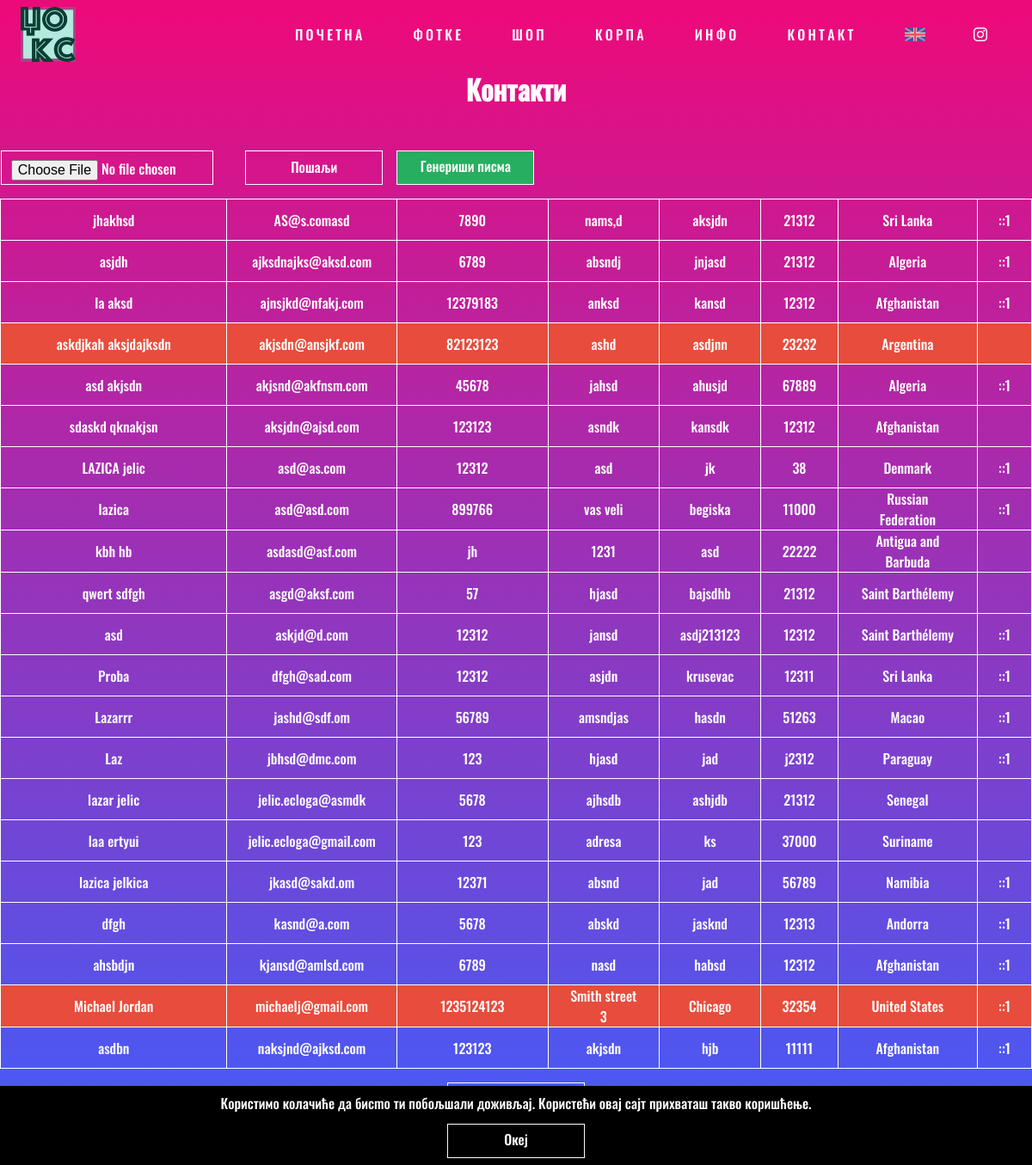
/pages/manage?type=4 (signed in), run on the app's committed database.
### tables this page shows
CREATE TABLE `purchases` (
  `id` int(11) NOT NULL,
  `hash` varchar(32) NOT NULL,
  `name` varchar(100) DEFAULT NULL,
  `email` varchar(30) NOT NULL,
  `phone` varchar(20) NOT NULL,
  `address` varchar(30) NOT NULL,
  `zip` varchar(5) NOT NULL,
  `city` varchar(30) NOT NULL,
  `country` varchar(5) NOT NULL,
  `method` int(11) NOT NULL,
  `ip` varchar(20) NOT NULL,
  `shipping_company` varchar(30) NOT NULL,
  `shipping_number` varchar(30) NOT NULL,
  `date_submitted` timestamp NOT NULL DEFAULT CURRENT_TIMESTAMP ON UPDATE CURRENT_TIMESTAMP,
  `confirmed` tinyint(1) NOT NULL DEFAULT '0',
  `shipped` tinyint(1) NOT NULL DEFAULT '0',
  `valid` tinyint(1) NOT NULL DEFAULT '1',
  `subscribed` tinyint(1) NOT NULL DEFAULT '1'
);

### logic/functions.php (called while the page is built, shortened)
<?php
	function get_country($code) {
		require("../ui/country_list.php");
		foreach($country_list as $key => $value) {
			if(strcasecmp($key, $code) == 0) {
				return $value;
			}
		}
		return $code;
	}
?>

### ui/manage_contacts.php (the view)
<h1><?php echo $string["manage"]["contacts"]; ?></h1>
<table>
	<form action="../actions/contact_newsletter" method="POST" enctype="multipart/form-data">
		<td class="no-border"><input name="message" type="file" autofocus required/></td>
		<td class="no-border"><input class="button" type="submit" value="<?php echo $string['manage']['send']; ?>"/></td>
		<td class="no-border"><a class="button green" href="../actions/contact_letters"><?php echo $string['manage']['letters']; ?></a></td>
	</form>
	<?php
		$cmd = "SELECT * FROM purchases GROUP BY email";
		$result = mysqli_query($connect, $cmd);
		while($row = mysqli_fetch_array($result)) {
			echo '<tr ';
			if($row['subscribed'] == 0) {
				echo 'class="red" ';
			}
			echo '>';
			echo '<td>' . $row['name'] . '</td>';
			echo '<td>' . $row['email'] . '</td>';
			echo '<td>' . $row['phone'] . '</td>';
			echo '<td>' . $row['address'] . '</td>';
			echo '<td>' . $row['city'] . '</td>';
			echo '<td>' . $row['zip'] . '</td>';
			echo '<td>' . get_country($row['country']) . '</td>';
			echo '<td>' . $row['ip'] . '</td>';
			echo '</tr>';
		}
	?>
</table>

### css/main.css (style rules this page uses)
:root { --color-dark: #000000; --color-light: #ffffff; --color-pink: #ee0979; --color-purple: #3f5efb; --color-red: #e74c3c; --color-green: #27ae60; --color-dimmed: rgba(0, 0, 0, 0.4); }
*, *:after, *:before { margin: 0; padding: 0; -webkit-box-sizing: border-box; -moz-box-sizing: border-box; box-sizing: border-box; }
body, html { width: 100%; max-height: 100% !important; padding: 0; margin: 0; background: linear-gradient(var(--color-pink), var(--color-purple)); background-repeat: no-repeat; background-attachment: fixed; color: var(--color-light); }
body, input, textarea, select { font-family: 'Oswald', sans-serif; }
a { color: var(--color-light); outline: none; text-decoration: none !important; transition: 500ms ease; -moz-transition: 500ms ease; -webkit-transition: 500ms ease; -ms-transition: 500ms ease; -o-transition: 500ms ease; border-bottom: 0; padding-bottom: 0.3em; }
p, a, span, h1, h2 { -webkit-font-smoothing: antialiased; -moz-osx-font-smoothing: grayscale; text-shadow: rgba(0,0,0,.01) 0 0 1px; }
h1 { font-size: 2em; text-align: center; margin-top: 1em; margin-bottom: 1em; }
form { margin: 0 auto; width: 50%; overflow: hidden; }
input, textarea, label span, select { background-color: transparent; width: 100%; max-width: 100%; height: 2.5em; margin-bottom: 1em; padding-left: 0.7em; border: 1px solid var(--color-light); border-radius: 1px; font-size: 1em; font-weight: 300; transition: 500ms ease; -moz-transition: 500ms ease; -webkit-transition: 500ms ease; -ms-transition: 500ms ease; -o-transition: 500ms ease; -webkit-appearance: none; -webkit-border-radius: 0; border-radius: 0; display: inline-block; color: var(--color-light); opacity: 1; }
input[type=file] { padding-top: 0.5em; }
.button { float: right; text-align: center; display: block; width: 10em; height: 2.5em; line-height: 2.2em; color: var(--color-light); border: 1px solid var(--color-light); background-color: transparent; padding : 0 !important; transition: 500ms ease; -moz-transition: 500ms ease; -webkit-transition: 500ms ease; -ms-transition: 500ms ease; -o-transition: 500ms ease; }

### css/manage.css (style rules this page uses)
table { width: auto; margin: 0 auto; border-collapse: collapse; border-spacing: 0; margin-bottom: 1em; }
td { padding: 0 1.5em; height: 3em; text-align: center; border: 1px solid var(--color-light); }
td > form, td > input, td > select, td > textarea, td > .button { margin: 1em auto; }
.red { background: #e74c3c; }
.green { background: #27ae60; }
.no-border { border: none; padding: 0; margin: 0; padding-right: 1em; }

### data on the page
purchases: name "jhakhsd", email "AS@s.comasd", phone "7890", address "nams,d", city "aksjdn", zip "21312", country "Sri Lanka", ip "::1"
purchases: name "asjdh", email "ajksdnajks@aksd.com", phone "6789", address "absndj", city "jnjasd", zip "21312", country "Algeria", ip "::1"
purchases: name "la aksd", email "ajnsjkd@nfakj.com", phone "12379183", address "anksd", city "kansd", zip "12312", country "Afghanistan", ip "::1"
purchases: name "askdjkah aksjdajksdn", email "akjsdn@ansjkf.com", phone "82123123", address "ashd", city "asdjnn", zip "23232", country "Argentina"
purchases: name "asd akjsdn", email "akjsnd@akfnsm.com", phone "45678", address "jahsd", city "ahusjd", zip "67889", country "Algeria", ip "::1"
purchases: name "sdaskd qknakjsn", email "aksjdn@ajsd.com", phone "123123", address "asndk", city "kansdk", zip "12312", country "Afghanistan"
purchases: name "LAZICA jelic", email "asd@as.com", phone "12312", address "asd", city "jk", zip "38", country "Denmark", ip "::1"
purchases: name "lazica", email "asd@asd.com", phone "899766", address "vas veli", city "begiska", zip "11000", country "Russian Federation", ip "::1"
purchases: name "kbh hb", email "asdasd@asf.com", phone "jh", address "1231", city "asd", zip "22222", country "Antigua and Barbuda"
purchases: name "qwert sdfgh", email "asgd@aksf.com", phone "57", address "hjasd", city "bajsdhb", zip "21312", country "Saint Barthélemy"
purchases: name "asd", email "askjd@d.com", phone "12312", address "jansd", city "asdj213123", zip "12312", country "Saint Barthélemy", ip "::1"
purchases: name "Proba", email "dfgh@sad.com", phone "12312", address "asjdn", city "krusevac", zip "12311", country "Sri Lanka", ip "::1"
purchases: name "Lazarrr", email "jashd@sdf.om", phone "56789", address "amsndjas", city "hasdn", zip "51263", country "Macao", ip "::1"
purchases: name "Laz", email "jbhsd@dmc.com", phone "123", address "hjasd", city "jad", zip "j2312", country "Paraguay", ip "::1"
purchases: name "lazar jelic", email "jelic.ecloga@asmdk", phone "5678", address "ajhsdb", city "ashjdb", zip "21312", country "Senegal"
purchases: name "laa ertyui", email "jelic.ecloga@gmail.com", phone "123", address "adresa", city "ks", zip "37000", country "Suriname"
purchases: name "lazica jelkica", email "jkasd@sakd.om", phone "12371", address "absnd", city "jad", zip "56789", country "Namibia", ip "::1"
purchases: name "dfgh", email "kasnd@a.com", phone "5678", address "abskd", city "jasknd", zip "12313", country "Andorra", ip "::1"
purchases: name "ahsbdjn", email "kjansd@amlsd.com", phone "6789", address "nasd", city "habsd", zip "12312", country "Afghanistan", ip "::1"
purchases: name "Michael Jordan", email "michaelj@gmail.com", phone "1235124123", address "Smith street 3", city "Chicago", zip "32354", country "United States", ip "::1"
purchases: name "asdbn", email "naksjnd@ajksd.com", phone "123123", address "akjsdn", city "hjb", zip "11111", country "Afghanistan", ip "::1"

### other printed values
$string["header"][$item] "ПОЧЕТНА"
$string["header"][$item] "ФОТКЕ"
$string["header"][$item] "ШОП"
$string["header"][$item] "КОРПА"
$string["header"][$item] "ИНФО"
$string["header"][$item] "КОНТАКТ"
$string['status']['cookiesAlert'] "Користимо колачиће да бисmo ти побољшали доживљај. Користећи овај сајт прихваташ такво коришћење."
$string['header']['ok'] "Океј"
$string["manage"]["contacts"] "Контакти"
$string['manage']['letters'] "Генериши писма"
